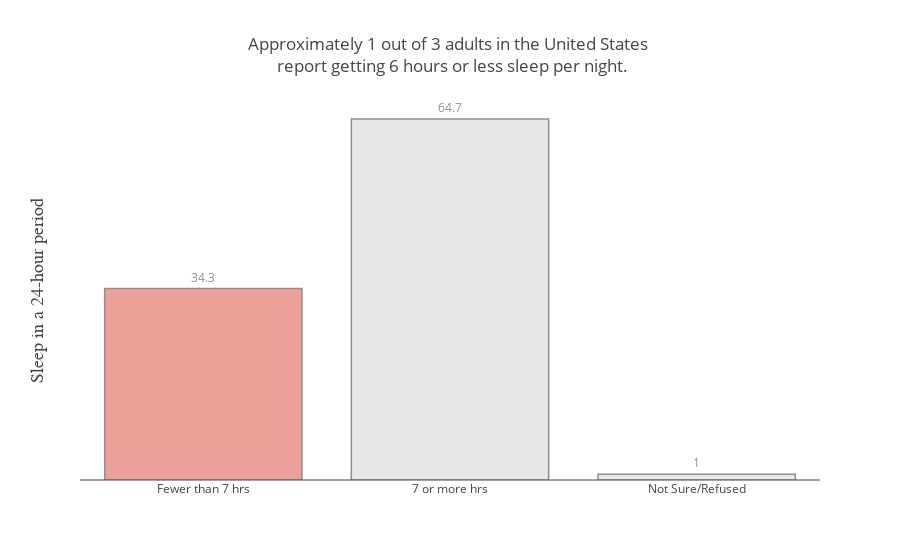

Write notebook code for a chart like this one.
### Code cell
import plotly.offline as py
import plotly.graph_objs as go
py.init_notebook_mode(connected=True)
%matplotlib inline

graphData=freq_table.reset_index().copy()
#pass data in
data = [go.Bar(x=graphData.loc[0:2]['index'],
               y=graphData.loc[0:2]['Percent'],
               text=round((graphData.loc[0:2]['Percent']),1),
               textposition='outside',marker=dict(
               color=['rgb(228,100,90)','rgb(217,217,217)','rgb(217,217,217)'],line=dict(color='rgb(68,68,68)',
               width=1.5),),opacity=0.6)]

layout = go.Layout(
                title='Approximately 1 out of 3 adults in the United States <br> report getting 6 hours or less sleep per night.',
                yaxis=dict(title='Sleep in a 24-hour period</b>',ticks='',showticklabels=False,showgrid=False,
                titlefont=dict(family='Arial, sans-serif',size=18,color='444444',))
                ,xaxis=dict(ticks='',tickangle=0))

fig = go.Figure(data=data, layout=layout)
py.iplot(fig, filename='text-hover-bar')

### Figure 1 — Plotly figure (JSON) as saved in the notebook; plotly's stock layout.template omitted (floating-point values rounded to 4 significant figures)
{"data": [{"marker": {"color": ["rgb(228,100,90)", "rgb(217,217,217)", "rgb(217,217,217)"], "line": {"color": "rgb(68,68,68)", "width": 1.5}}, "opacity": 0.6, "text": [34.3, 64.7, 1], "textposition": "outside", "type": "bar", "x": ["Fewer than 7 hrs", "7 or more hrs", "Not Sure/Refused"], "y": [34.29, 64.68, 1.025]}], "layout": {"title": "Approximately 1 out of 3 adults in the United States <br> report getting 6 hours or less sleep per night.", "xaxis": {"tickangle": 0, "ticks": ""}, "yaxis": {"showgrid": false, "showticklabels": false, "ticks": "", "title": "Sleep in a 24-hour period</b>", "titlefont": {"color": "444444", "family": "Arial, sans-serif", "size": 18}}}}
